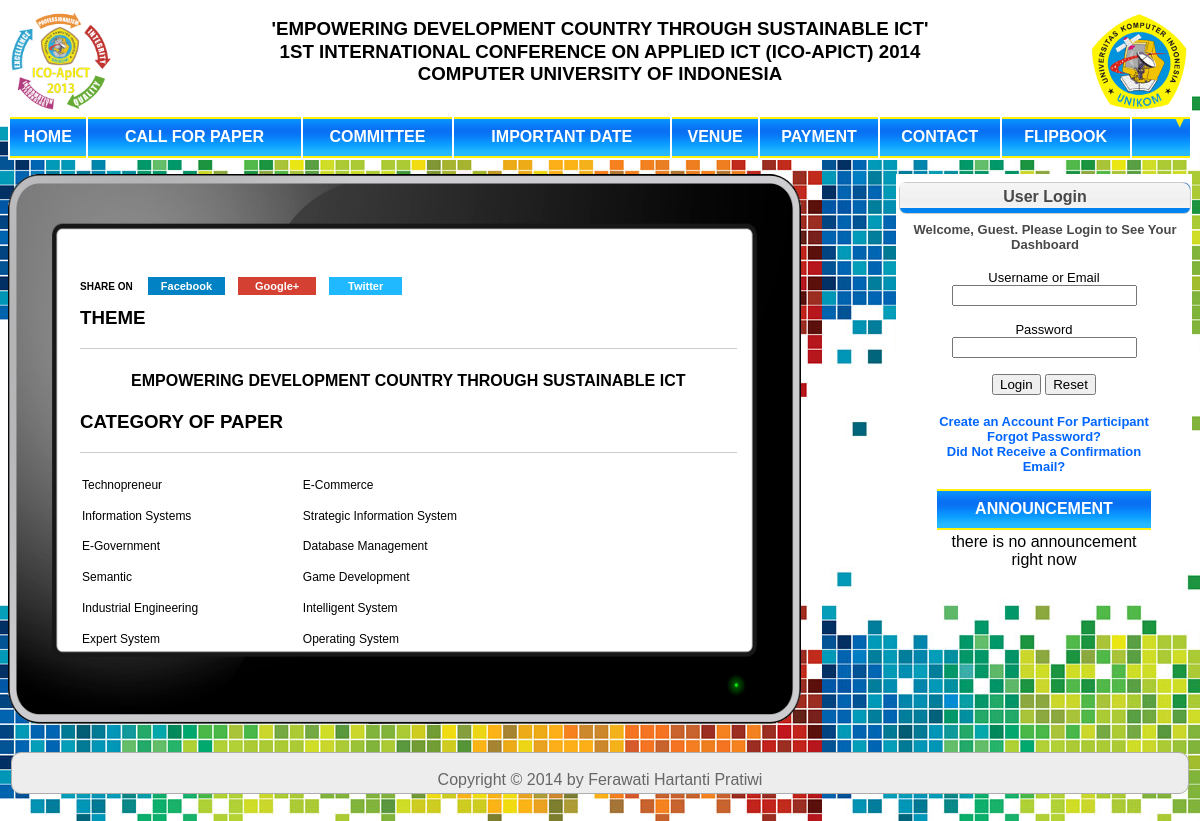
Screenshot of /call_for_papers.php with the database file from the repository.
### tables this page shows
CREATE TABLE IF NOT EXISTS `cms_header` (
  `id_header` int(11) NOT NULL AUTO_INCREMENT,
  `tema_acara` varchar(100) DEFAULT NULL,
  `nama_acara` varchar(100) DEFAULT NULL,
  `akronim` varchar(25) DEFAULT NULL,
  `tempat_acara` varchar(100) DEFAULT NULL,
  `id_tahun` int(11) DEFAULT NULL,
  `logo_satu` varchar(100) DEFAULT NULL,
  `logo_dua` varchar(100) DEFAULT NULL,
  `id_pengguna` int(11) DEFAULT NULL,
  PRIMARY KEY (`id_header`),
  KEY `id_tahun` (`id_tahun`),
  KEY `id_pengguna` (`id_pengguna`)
);

CREATE TABLE IF NOT EXISTS `cms_tahun` (
  `id_tahun` int(11) NOT NULL AUTO_INCREMENT,
  `bil_tahun` char(4) NOT NULL,
  `kode_aktif` enum('0','1') NOT NULL DEFAULT '0',
  `tgl_akhir` date DEFAULT '0000-00-00',
  PRIMARY KEY (`id_tahun`),
  UNIQUE KEY `bil_tahun` (`bil_tahun`)
);

CREATE TABLE IF NOT EXISTS `cms_menu` (
  `id_menu` int(11) NOT NULL AUTO_INCREMENT,
  `nama_menu` varchar(20) DEFAULT NULL,
  `link_file` varchar(100) DEFAULT NULL,
  `ext` varchar(10) DEFAULT 'php',
  `title` varchar(200) DEFAULT NULL,
  `isi` text,
  `id_order_urutan` int(11) DEFAULT NULL,
  `kode_aktif` enum('0','1') DEFAULT '0',
  `date` date DEFAULT NULL,
  `id_pengguna` int(11) DEFAULT NULL,
  PRIMARY KEY (`id_menu`),
  KEY `id_order_urutan` (`id_order_urutan`),
  KEY `id_pengguna` (`id_pengguna`)
);

CREATE TABLE IF NOT EXISTS `cms_postingan` (
  `id_postingan` int(11) NOT NULL AUTO_INCREMENT,
  `judul` varchar(200) DEFAULT NULL,
  `content` text,
  `id_pengguna` int(11) DEFAULT NULL,
  `kategori_posting` enum('1','2','3','4','5','6','7','8','9','10','11','12','13','14','15') DEFAULT NULL,
  `date` date DEFAULT NULL,
  PRIMARY KEY (`id_postingan`),
  KEY `id_pengguna` (`id_pengguna`),
  KEY `id_kategori_posting` (`kategori_posting`)
);

CREATE TABLE IF NOT EXISTS `cms_template` (
  `id_template` int(11) NOT NULL AUTO_INCREMENT,
  `isi_template` varchar(300) DEFAULT NULL,
  `urutan_tampil` int(11) DEFAULT NULL,
  `kode_aktif` enum('0','1') DEFAULT NULL,
  `kode_template` char(1) DEFAULT NULL,
  `id_pengguna` int(11) DEFAULT NULL,
  PRIMARY KEY (`id_template`),
  KEY `id_pengguna` (`id_pengguna`)
);

CREATE TABLE IF NOT EXISTS `cms_footer` (
  `id_footer` int(11) NOT NULL AUTO_INCREMENT,
  `copyright` varchar(50) DEFAULT NULL,
  `id_tahun` int(11) DEFAULT NULL,
  `id_pengguna` int(11) DEFAULT NULL,
  PRIMARY KEY (`id_footer`),
  KEY `id_tahun` (`id_tahun`),
  KEY `id_pengguna` (`id_pengguna`)
);

### call_for_papers.php (the view, shortened to what this page needs)
<?php
	include('include/library.php');
	$sql = "select * from cms_template where kode_aktif=1 and urutan_tampil=1";
	$res = mysql_query($sql);
	while($select_result = mysql_fetch_array($res))
	{
		$satu=$select_result['isi_template'];
	}
if(isset($_SESSION['login_member']))
{
	if(($_SESSION['login_member']==true)&&($_SESSION['aktif']=="1"))
	{
		include("redirectview_index.php");
		echo "<meta http-equiv='refresh' content='1;url=peserta/index.php'>";
	}
	else if(($_SESSION['login_member']==true)&&($_SESSION['aktif']=="2"))
	{
		include("redirectview_index.php");
		echo "<meta http-equiv='refresh' content='1;url=admin/index.php'>";
	}
	else if(($_SESSION['login_member']==true)&&($_SESSION['aktif']=="3"))
	{
		include("redirectview_index.php");
		echo "<meta http-equiv='refresh' content='1;url=panitia/index.php'>";
	}
	else if(($_SESSION['login_member']==true)&&($_SESSION['aktif']=="4"))
	{
		include("redirectview_index.php");
		echo "<meta http-equiv='refresh' content='1;url=reviewer/index.php'>";
	}
	else if(($_SESSION['login_member']==true)&&($_SESSION['aktif']=="5"))
	{
		include("redirectview_index.php");
		echo "<meta http-equiv='refresh' content='1;url=pimpinan/index.php'>";
	}
}
else
{
?>
<html>
	<head>
		<link type="text/css" href="css/css.css" rel="stylesheet">
    </head>
    <body background="gambar/<?php echo "$satu"; ?>" onLoad="self.focus();document.form1.username.focus()">
		<?php include ('header.php');
	$sql = "select * from cms_template where kode_aktif=1 and urutan_tampil=2";
	$res = mysql_query($sql);
	while($select_result = mysql_fetch_array($res))
	{
		$dua=$select_result['isi_template'];
	}
	echo "$dua";
								$sql = "select * from cms_postingan
								where kategori_posting='3'";
								$res = mysql_query($sql);
								while($select_result = mysql_fetch_array($res))
								{
									$judul = $select_result['judul'];
									$upjudul=strtoupper($judul);
									$content=$select_result['content'];
					$sql = "select * from cms_template where kode_aktif=1 and urutan_tampil=3";
	$res = mysql_query($sql);
	while($select_result = mysql_fetch_array($res))
	{
		$tiga=$select_result['isi_template'];
	}
	echo "$tiga";
				?>
			<div class='share'>
<span style='float:left;margin-right:15px;margin-top:1px'>Share on</span>
<a class='share_facebook' href='https://www.facebook.com/sharer.php?u=http://seminar-penelitian.com/call_for_papers.php' onclick='window.open(this.href,"_blank","height=430,width=640");return false;' rel='nofollow' title='Share to Facebook'>Facebook</a>
<a class='share_google' href='https://plus.google.com/share?url=http://seminar-penelitian.com/call_for_papers.php' onclick='window.open(this.href,"_blank","height=600,width=530");return false;' rel='nofollow' title='Share to Google+'>Google+</a>
<a class='share_twitter' href='https://twitter.com/share?url=http://seminar-penelitian.com/call_for_papers.php' onclick='window.open(this.href,"_blank","height=430,width=640");return false;' rel='nofollow' title='Share to Twitter'>Twitter</a>
</div>
				<?php
	 echo "$upjudul";
	 $sql = "select * from cms_template where kode_aktif=1 and urutan_tampil=4";
	$res = mysql_query($sql);
	while($select_result = mysql_fetch_array($res))
	{
		$empat=$select_result['isi_template'];
	}
	echo "$empat";
	echo "$content"; }
	$sql = "select * from cms_template where kode_aktif=1 and urutan_tampil=8";
	$res = mysql_query($sql);
	while($select_result = mysql_fetch_array($res))
	{
		$delapan=$select_result['isi_template'];
	}
	echo "$delapan";?>
							<?php
								$sql = "select * from cms_postingan
								where kategori_posting='4'";
								$res = mysql_query($sql);
								while($select_result = mysql_fetch_array($res))
								{
									$judul = $select_result['judul'];
									$upjudul=strtoupper($judul);
									$content=$select_result['content'];
									$sql = "select * from cms_template where kode_aktif=1 and urutan_tampil=9";
	$res = mysql_query($sql);
	while($select_result = mysql_fetch_array($res))
	{
		$sembilan=$select_result['isi_template'];
	}
	echo "$sembilan";
							?>
								<?php echo "$upjudul";
								$sql = "select * from cms_template where kode_aktif=1 and urutan_tampil=4";
	$res = mysql_query($sql);
	while($select_result = mysql_fetch_array($res))
	{
		$empat=$select_result['isi_template'];
	}
	echo "$empat";?>
								<?php echo "$content"; }
								$sql = "select * from cms_template where kode_aktif=1 and urutan_tampil=8";
	$res = mysql_query($sql);
	while($select_result = mysql_fetch_array($res))
	{
		$delapan=$select_result['isi_template'];
	}
	echo "$delapan";?>
							<?php
			$sql = "select * from cms_template where kode_aktif=1 and urutan_tampil=6";
	$res = mysql_query($sql);
	while($select_result = mysql_fetch_array($res))
	{
		$enam=$select_result['isi_template'];
	}
	echo "$enam";?>
	<?php include('menu_login.php');
	$sql = "select * from cms_template where kode_aktif=1 and urutan_tampil=7";
	$res = mysql_query($sql);
	while($select_result = mysql_fetch_array($res))
	{
		$tujuh=$select_result['isi_template'];
	}
	echo "$tujuh";?>
		<?php include('footer.php'); ?>
	</body>
</html>
<?php
}
?>

### header.php (shortened to what this page needs)
<table width=100% border="0" bgcolor="#FFFFFF">
	<tr>
			<?php
				if(isset($_SESSION['login_member']))
				{
					if(($_SESSION['login_member']==true)&&($_SESSION['aktif']=="1")||($_SESSION['aktif']=="2")||($_SESSION['aktif']=="3")||($_SESSION['aktif']=="4")||($_SESSION['aktif']=="5"))
						{
							$link=koneksi_db();
							$sql2 = "select * from cms_header,cms_tahun
									where cms_header.id_tahun=cms_tahun.id_tahun
									and cms_tahun.kode_aktif='1'";
							$res2 = mysql_query($sql2);
								while($select_result2 = mysql_fetch_array($res2))
								{
									$tema_acara=$select_result2['tema_acara'];
									$uptema=strtoupper($tema_acara);
									$nama_acara=$select_result2['nama_acara'];
									$upnama=strtoupper($nama_acara);
									$tahun=$select_result2['bil_tahun'];
									$tempat=$select_result2['tempat_acara'];
									$uptempat=strtoupper($tempat);
									$logo_satu=$select_result2['logo_satu'];
									$logo_dua=$select_result2['logo_dua'];
									$akronim=$select_result2['akronim'];
									$upakronim=strtoupper($akronim);
								echo "
									<td align='left'><img src='../logo/$logo_satu' width='100' title='Logo Acara' /></td>
									<td align='center'>
										<h3><b>'$uptema'<br>$upnama&nbsp;($upakronim)&nbsp;$tahun<br>$uptempat</b></h3>
									</td>
									<td align='right'><img src='../logo/$logo_dua' width='100' title='Logo Universitas' /></td>";
								}
						}
				}
				else
				{
							$sql2 = "select * from cms_header,cms_tahun
									where cms_header.id_tahun=cms_tahun.id_tahun
									and cms_tahun.kode_aktif='1'";
							$res2 = mysql_query($sql2);
								while($select_result2 = mysql_fetch_array($res2))
								{
									$tema_acara=$select_result2['tema_acara'];
									$uptema=strtoupper($tema_acara);
									$nama_acara=$select_result2['nama_acara'];
									$upnama=strtoupper($nama_acara);
									$tahun=$select_result2['bil_tahun'];
									$tempat=$select_result2['tempat_acara'];
									$uptempat=strtoupper($tempat);
									$logo_satu=$select_result2['logo_satu'];
									$logo_dua=$select_result2['logo_dua'];
									$akronim=$select_result2['akronim'];
									$upakronim=strtoupper($akronim);
								echo "
									<td align='kiri'><img src='logo/$logo_satu' width='100' title='Logo Acara' /></td>
									<td align='center'>
										<h3><b>'$uptema'<br>$upnama&nbsp;($upakronim)&nbsp;$tahun<br>$uptempat</b></h3>
									</td>
									<td align='right'><img src='logo/$logo_dua' width='100' title='Logo Universitas' /></td>";
								}
				}
			?>
	</tr>
</table>
<table width=100% bgcolor="#FFFFFF">
	<tr align="center">
			<?php
				if(isset($_SESSION['login_member']))
				{
					if(($_SESSION['login_member']==true)&&($_SESSION['aktif']=="1")||($_SESSION['aktif']=="2")||($_SESSION['aktif']=="3")||($_SESSION['aktif']=="4")||($_SESSION['aktif']=="5"))
					{
							$nama_pengguna=$_SESSION['nama_pengguna'];
							$ucnama=ucwords($nama_pengguna);
							echo "
							<td align='left' background='../gambar/headerbg_2.jpg' style='border-top: 5px solid #F3F3F3;'>Welcome, ";echo $ucnama; echo"</td>
							";
							if ($_SESSION['aktif']=="1") {
								$id=$_SESSION['id_pengguna'];
								$query="select * from cms_peserta
										where cms_peserta.id_pengguna='$id'
										and kategori_peserta is not null";
								$res_query = mysql_query($query);
								$banyakrecord=mysql_num_rows($res_query);
								if($banyakrecord>0)
								{
									echo "<td background='../gambar/blockdefault.gif' width=5% height='40' align='center'><a href='index.php'><b><font color='#FFFFFF'>Home</font></b></a></td>";
									echo "<td background='../gambar/blockdefault.gif' width=5% height='40' align='center'><a href='../logout.php'><b><font color='#FFFFFF'>LOG OUT</font></b></a></td>";
								}
								else
								{
									echo "<td background='../gambar/blockdefault.gif' width=5% height='40' align='center'><a href='../logout.php'><b><font color='#FFFFFF'>LOG OUT</font></b></a></td>";
								}
						}
						else
						{
								echo "<td background='../gambar/blockdefault.gif' width=5% height='40' align='center'><a href='index.php'><b><font color='#FFFFFF'>Home</font></b></a></td>";
								echo "<td background='../gambar/blockdefault.gif' width=5% height='40' align='center'><a href='../logout.php'><b><font color='#FFFFFF'>LOG OUT</font></b></a></td>";
						}
					}
				}
				else
				{
					$sql4 = "select * from cms_menu,cms_order_urutan
							where cms_menu.id_order_urutan=cms_order_urutan.id_order_urutan
							and cms_menu.kode_aktif='1'
							order by cms_menu.id_order_urutan";
					$res4 = mysql_query($sql4);
					while($select_result4 = mysql_fetch_array($res4))
					{
						$menu=$select_result4['nama_menu'];
						$link=$select_result4['link_file'];
						$ext=$select_result4['ext'];
					echo "<td background='gambar/headerbg.jpg' height='41'>
					<a href='$link.$ext'><b><font color='white'>";echo strtoupper($menu); echo"</font></b></a></td>";
					}
					echo "<td background='gambar/headerbg_4.jpg' width=5% height='40' align='center'></td>
					";
				}
			?>
	</tr>
</table>
<br>

### menu_login.php (shortened to what this page needs)
<div id="right-side">
	<div id="login-box">
		<div class="header">
			User Login
			<p>
			<?php
				if(isset($_SESSION['login_member']))
				{
					if(($_SESSION['login_member']==true)&&($_SESSION['aktif']=="1")&&($_SESSION['username']))
						{
							echo "Welcome, ".$_SESSION['nama'];
						}
				}
				else
				{
					echo "<font size='-1'>Welcome, Guest. Please Login to See Your Dashboard</font?";
				}
			?>
		</div>
	</div>
</div>
<br /><br /><br />
<div id="menu">
	<table border="0" width=75% height="100" align="center" bgcolor="#FFFFFF">
		<tr>
			<td>
				<?php form_login();
				$sql3 = "select * from cms_tahun
						where kode_aktif='1'";
				$query3 = mysql_query($sql3);
				$banyakrecord3=mysql_num_rows($query3);
				if($banyakrecord3>0)
				{
					while($select_result = mysql_fetch_array($query3))
					{
						$tgl_akhir = $select_result['tgl_akhir'];
					}
					$tgl_now=date('Y-m-d');
					if ($tgl_now<>$tgl_akhir)
					{
				?>
				<a href="daftar_akun.php"><font size="2"><center><b>Create an Account For Participant</b></center></font></a>
				<?php
					}
				}
				?>
				<a href="lost_password.php"><font size="2"><center><b>Forgot Password?</b></center></font></a>
				<a href="konfirm.php"><font size="2"><center><b>Did Not Receive a Confirmation Email?</b></center></font></a>
			</td>
		</tr>
		<tr>
			<td height="10"></td>
		</tr>
	<?php
	$sql = "select * from cms_postingan
			where kategori_posting='1'";
	$res = mysql_query($sql);
	$banyakrecord=mysql_num_rows($res);
	if($banyakrecord>0)
	{
		while($select_result = mysql_fetch_array($res))
		{
			$judul = $select_result['judul'];
			$upjudul=strtoupper($judul);
			$content=$select_result['content'];
			$uccontent=ucfirst($content);
		}
		?>
				<tr align="center">
					<td background="gambar/headerbg.jpg" height="41"><?php echo "<b><font color='white'>$upjudul</font</b>"; ?></td>
				</tr>
				<tr align="center">
					<td><?php echo "$uccontent"; ?></td>
				</tr>
	<?php
	}
	else
	{
		echo "there is no announcement";
	}
	?>
	</table>
</div>

### footer.php (shortened to what this page needs)
<?php
if(!isset($_SESSION['login_member']))
{
?>
<br />
<table width=100% align="center">
	<tr>
		<td align="center">
			<div id="i-footer">
			<?php
				$sql = "select * from cms_footer,cms_tahun
				where cms_footer.id_tahun=cms_tahun.id_tahun
				and cms_tahun.kode_aktif='1'";
				$res = mysql_query($sql);
				while($select_result = mysql_fetch_array($res))
				{
					$copy=$select_result['copyright'];
					$uccopy=ucwords($copy);
					$tahun=$select_result['bil_tahun'];
					echo "<div id='footer-center'><br />Copyright &copy; $tahun by $uccopy</div>";
				}
			?>
			</div>
		</td>
	</tr>
</table>
<?php
}
?>

### rows the page displays
cms_header: logo_satu (picture), tema_acara "EMPOWERING DEVELOPMENT COUNTRY THROUGH SUSTAINABLE ICT", nama_acara "1ST INTERNATIONAL CONFERENCE ON APPLIED ICT", akronim "ICO-APICT", id_tahun.bil_tahun "2014", tempat_acara "COMPUTER UNIVERSITY OF INDONESIA", logo_dua (picture)
cms_menu: nama_menu "HOME"
cms_menu: nama_menu "CALL FOR PAPER"
cms_menu: nama_menu "COMMITTEE"
cms_menu: nama_menu "IMPORTANT DATE"
cms_menu: nama_menu "VENUE"
cms_menu: nama_menu "PAYMENT"
cms_menu: nama_menu "CONTACT"
cms_menu: nama_menu "FLIPBOOK"
cms_postingan: judul "THEME", content "EMPOWERING DEVELOPMENT COUNTRY THROUGH SUSTAINABLE ICT"
cms_postingan: judul "CATEGORY OF PAPER", content "Technopreneur E-Commerce Information Systems Strategic Information System E-Government Database Management Semantic Game Development Industrial Engineering Intelligent System Expert System Operating System"
cms_postingan: judul "ANNOUNCEMENT", content "there is no announcement right now"
cms_footer: id_tahun.bil_tahun "2014", copyright "Ferawati Hartanti Pratiwi"
